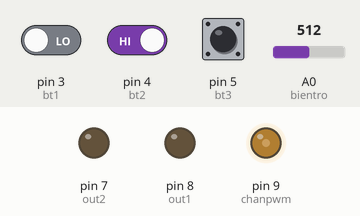
Recording of a sketch running on a simulated Arduino Uno, built with avr-gcc and run on an emulated ATmega328P. Shown: output pins drawn as LEDs (lit = HIGH). The test bench sets the inputs (shaded band); at power-on: A0 (bientro) = 512, pin 4 (bt2) HIGH, pin 3 (bt1) LOW, pin 5 (bt3) HIGH. What the sketch prints to the serial monitor is not drawn.

Above: at 1.2 s.
1.3 s: A0 (bientro) set to 306
At 2.5 s:
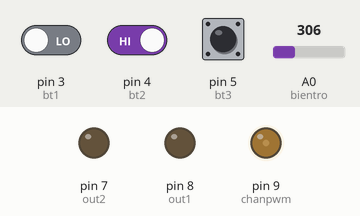
2.8 s: pin 4 (bt2) driven LOW
At 3.9 s:
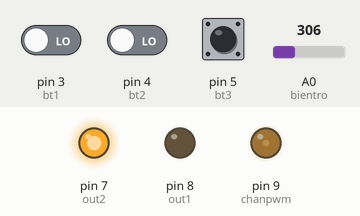
4.3 s: A0 (bientro) set to 511
At 4.9 s:
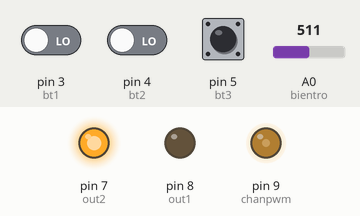
5.8 s: A0 (bientro) set to 0
At 6.1 s:
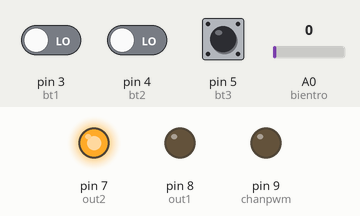
Timing chart, 0 to 8.3 s (numbered marks = the images above; inputs shaded):
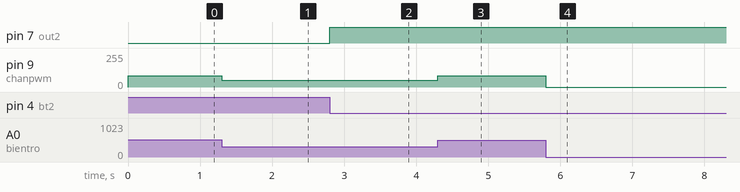

The sketch:

sketch_jun8a.ino
```cpp
int bt1 = 3;
int bt2 = 4;
int bt3 = 5;
int bientro = A0;
int chanpwm = 9, out1  = 8, out2 = 7;


void setup() {
  Serial.begin(115200);
  pinMode(bt1, INPUT);
  pinMode(bt2, INPUT);
  pinMode(bt3 , INPUT);
  pinMode(chanpwm, OUTPUT);
  pinMode(out1, OUTPUT);
  pinMode(out2, OUTPUT);
  pinMode(bientro, INPUT);
  analogWrite(chanpwm, 0);
}

void loop() {
  int read = analogRead(bientro);
  int tocdo= map(read,0,1012,0,170);
  analogWrite(chanpwm,tocdo);
  Serial.println(tocdo);
  int read1 = digitalRead(bt1);
  int read3 = digitalRead(bt3);
  int read2 = digitalRead(bt2);
  if ( read1 == HIGH and read2 == LOW and read3 == LOW) {
    digitalWrite(out1, LOW);
    digitalWrite(out2, LOW);
  }
  else if ( read1 == LOW and read2 == HIGH and read3 == LOW) {
    digitalWrite(out1, HIGH);
    digitalWrite(out2, LOW);
  }
  else if ( read1 == LOW and read2 == LOW and read3 == HIGH) {
    digitalWrite(out1, LOW);
    digitalWrite(out2, HIGH);
  }
  Serial.print("Read1.   " + String(read1));
  Serial.print(".     Read2.  " + String(read1));
  Serial.println( ".     Read3.  " + String(read1));
}
```

Measured:
- after the input at 1.3 s, pin 9 (chanpwm): 86/255 → 51/255 at once
- after the input at 2.8 s, pin 7 (out2): LOW → HIGH at once
- after the input at 4.3 s, pin 9 (chanpwm): 51/255 → 85/255 at once
- after the input at 5.8 s, pin 9 (chanpwm): 85/255 → 0/255 at once
